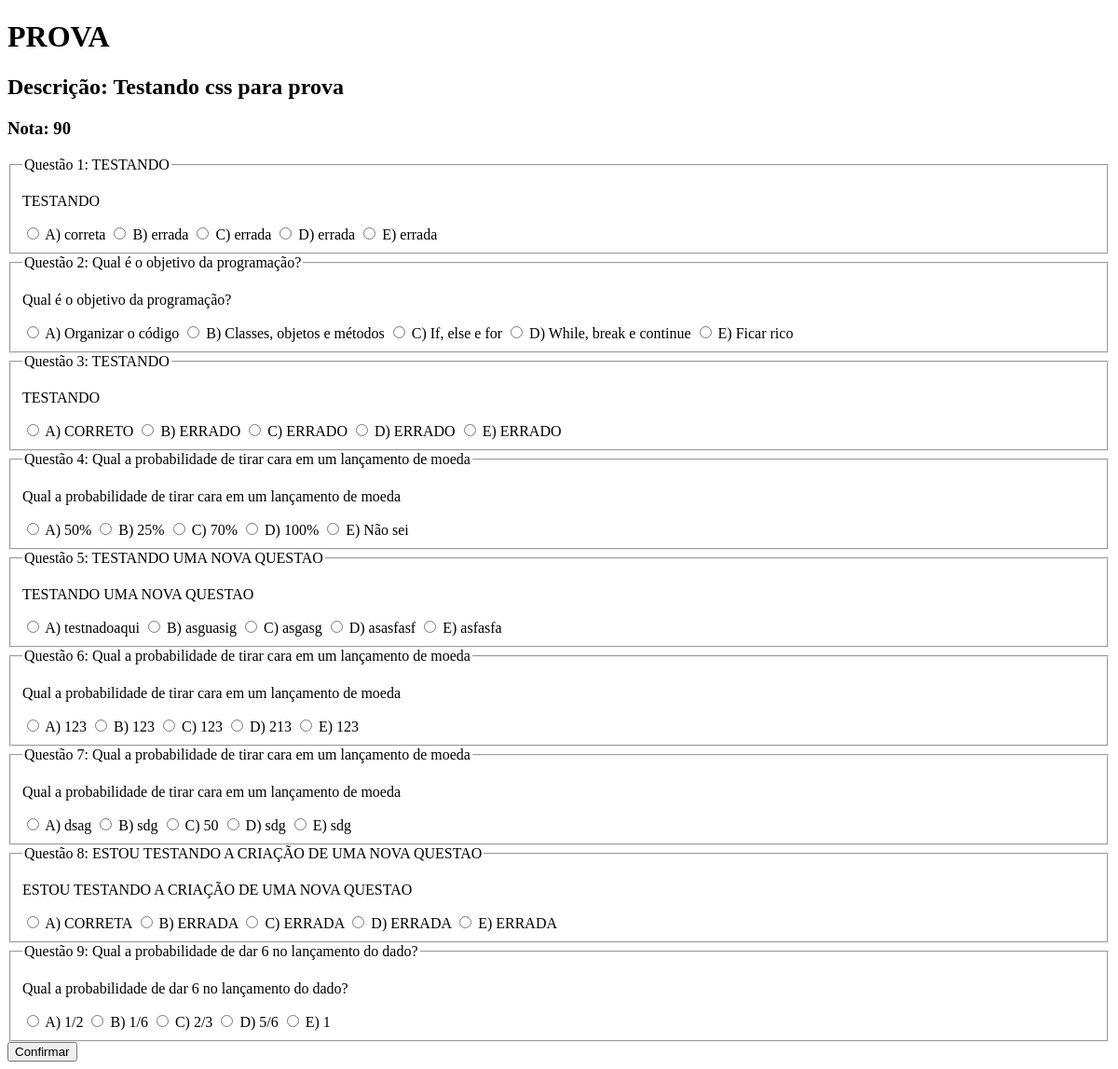
Before: /provas/6/ (signed in) with the older database file.
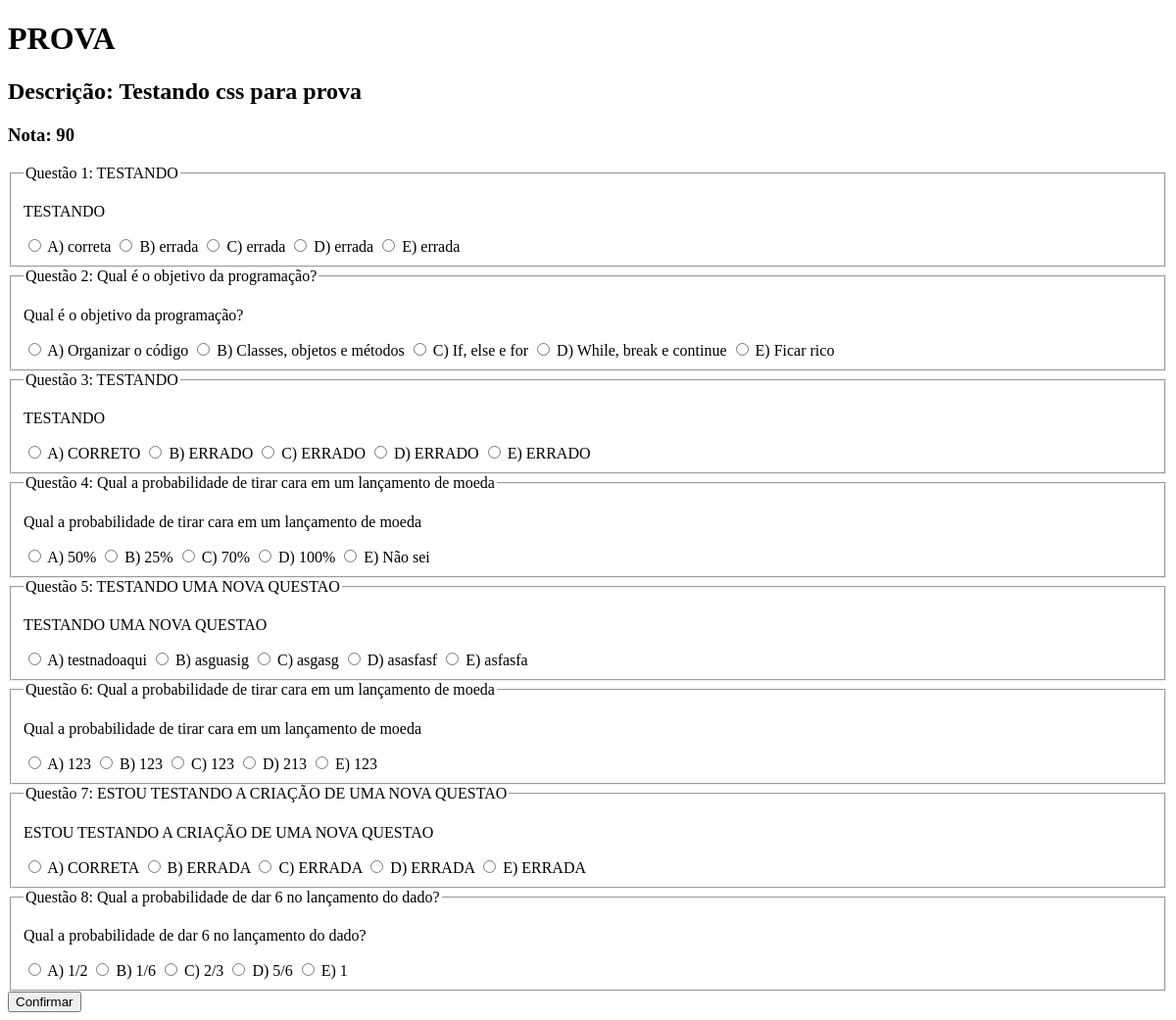
After: the same page with the newer database file.
### moodle/models.py (models this page shows, shortened)
class Questao(models.Model):
    gabarito_choices = (
        ('A', 'A'),
        ('B', 'B'),
        ('C', 'C'),
        ('D', 'D'),
        ('E', 'E')
    )
    peso = models.IntegerField()
    gabarito = models.CharField(max_length=1, choices=gabarito_choices)
    enunciado = models.TextField()
    departamento = models.ForeignKey(Departamento, on_delete=models.CASCADE)
    professor = models.ForeignKey(Professor, on_delete=models.CASCADE)
    def __str__(self):
        return self.enunciado

class Alternativa(models.Model):
    opcoes = (
        ('A', 'A'),
        ('B', 'B'),
        ('C', 'C'),
        ('D', 'D'),
        ('E', 'E')
    )
    questao = models.ForeignKey(Questao, on_delete=models.CASCADE)
    texto_alternativa = models.CharField(max_length=255)
    alternativa = models.CharField(max_length=1, choices=opcoes)

### moodle/views/ProvaView.py (the view)
# urls.py: path('provas/<int:prova_id>/', ProvaView.exibirProva, name='exibir-prova'),
@login_required(login_url='user:login')
def exibirProva(req, prova_id):
  prova = models.Prova.objects.get(pk=prova_id)
  questoes = prova.questao.all()
  return render(req, 'moodle/prova/fazer_prova.html', {
    'questoes': questoes,
    'prova': prova,
  })

### templates/moodle/prova/fazer_prova.html (shortened to what this page needs)
<!DOCTYPE html>
<html lang="en">
<head>
</head>
<body>
  <h1>PROVA</h1>
  <div>
    <h2>Descrição: {{prova.descricao}}</h2>
    <h3>Nota: {{prova.nota_total}}</h3>
  </div>
  <form action="{% url 'moodle:corrigir-prova' prova.id%}" method="post">
    {% for questao in questoes %}
      <fieldset>
        <legend>Questão {{ forloop.counter }}: {{ questao }}</legend>
        <p>{{questao.enunciado}}</p>
        {% for op in questao.alternativa_set.all %}
          <input type="radio" name="question{{ questao.id }}" value="{{op.alternativa}}" required>
          <label for="{{op.alternativa}}{{ questao.id }}">{{op.alternativa}}) {{op.texto_alternativa}}</label>
        {% endfor %}
      </fieldset>
    {% endfor %}
    <button type="submit">Confirmar</button>
  </form>
</body>
</html>

Changed rows visible on the page:
removed Questao: enunciado "Qual a probabilidade de tirar cara em um lançamento de moeda"
removed Alternativa: alternativa "A", texto_alternativa "dsag", shown under "Qual a probabilidade de tirar cara em um lançamento de moeda"
removed Alternativa: alternativa "B", texto_alternativa "sdg", shown under "Qual a probabilidade de tirar cara em um lançamento de moeda"
removed Alternativa: alternativa "C", texto_alternativa "50", shown under "Qual a probabilidade de tirar cara em um lançamento de moeda"
removed Alternativa: alternativa "D", texto_alternativa "sdg", shown under "Qual a probabilidade de tirar cara em um lançamento de moeda"
removed Alternativa: alternativa "E", texto_alternativa "sdg", shown under "Qual a probabilidade de tirar cara em um lançamento de moeda"
